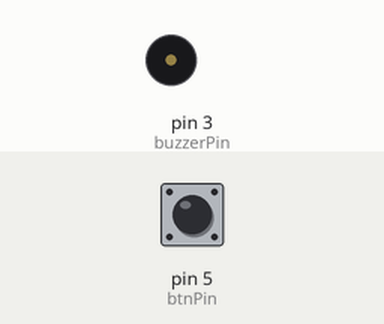
This sketch was run on a simulated Arduino Uno, built with avr-gcc and run on an emulated ATmega328P. Shown: buzzer (waves = sounding). Inputs (shaded band) come from the test bench; at power-on: pin 5 (btnPin) HIGH.

Above: at 1.2 s.
1.3 s: pin 5 (btnPin) pulled LOW for 0.15 s
At 1.38 s:
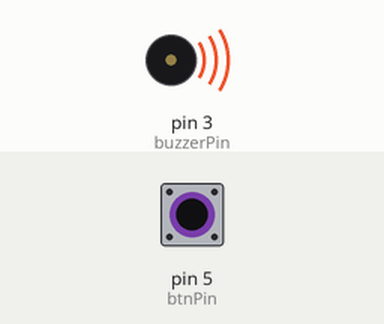
2.9 s: pin 5 (btnPin) pulled LOW for 3.2 s
At 6.4 s:
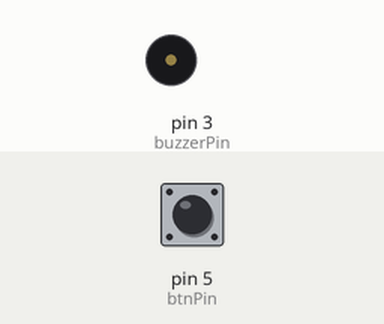
Timing chart, 0 to 7.9 s (numbered marks = the images above; inputs shaded):
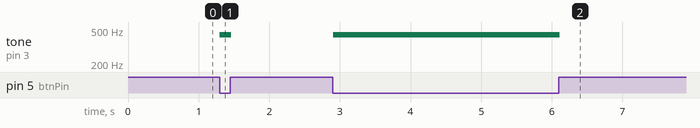

The sketch:

4_BuzzerTone.ino
```cpp
/*
  Read a push button and play a tone

  Connect your button so one side is GND and the disconnected pin side is on the input pin (5)
  Connect a piezo buzzer to GND and to pin (3)
*/
//Definitions are similar to variables, here these are aliases for the pin number
#define btnPin 5
#define buzzerPin 3

//Setup function runs once when device is powered on
void setup() {
  //Initialize pins
  pinMode(buzzerPin, OUTPUT);
  pinMode(btnPin, INPUT_PULLUP);
}

//Loop function runs over and over after setup
void loop() {
  delay(10);
  if (digitalRead(btnPin) == LOW){
    //While button pressed, make tone at 440Hz
    tone(buzzerPin, 440, 20);
  }
}
```

Measured:
- after the input at 1.3 s, tone on pin 3 (buzzerPin): silent → 440 Hz at once, → silent 0.16 s later
- after the input at 2.9 s, tone on pin 3 (buzzerPin): silent → 440 Hz at once, → silent 3.2 s later
